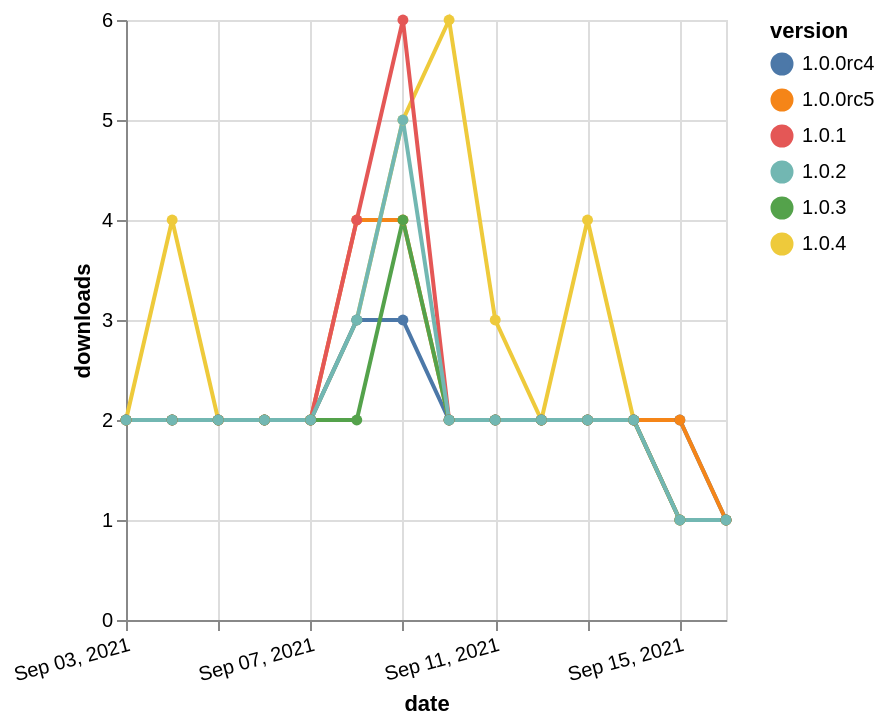

Vega-Lite specification for this chart:
### Vega-Lite specification from a JSON file in a GitHub repository (floating-point values rounded to 4 significant figures)
{"$schema": "https://vega.github.io/schema/vega-lite/v5.json", "description": "A simple bar chart with embedded data.", "data": {"values": [{"date": "2021-09-03", "total": 7938, "delta": 2, "version": "1.0.4"}, {"date": "2021-09-04", "total": 7942, "delta": 4, "version": "1.0.4"}, {"date": "2021-09-05", "total": 7944, "delta": 2, "version": "1.0.4"}, {"date": "2021-09-06", "total": 7946, "delta": 2, "version": "1.0.4"}, {"date": "2021-09-07", "total": 7948, "delta": 2, "version": "1.0.4"}, {"date": "2021-09-08", "total": 7951, "delta": 3, "version": "1.0.4"}, {"date": "2021-09-09", "total": 7956, "delta": 5, "version": "1.0.4"}, {"date": "2021-09-10", "total": 7962, "delta": 6, "version": "1.0.4"}, {"date": "2021-09-11", "total": 7965, "delta": 3, "version": "1.0.4"}, {"date": "2021-09-12", "total": 7967, "delta": 2, "version": "1.0.4"}, {"date": "2021-09-13", "total": 7971, "delta": 4, "version": "1.0.4"}, {"date": "2021-09-14", "total": 7973, "delta": 2, "version": "1.0.4"}, {"date": "2021-09-15", "total": 7974, "delta": 1, "version": "1.0.4"}, {"date": "2021-09-16", "total": 7975, "delta": 1, "version": "1.0.4"}, {"date": "2021-09-03", "total": 2678, "delta": 2, "version": "1.0.0rc4"}, {"date": "2021-09-04", "total": 2680, "delta": 2, "version": "1.0.0rc4"}, {"date": "2021-09-05", "total": 2682, "delta": 2, "version": "1.0.0rc4"}, {"date": "2021-09-06", "total": 2684, "delta": 2, "version": "1.0.0rc4"}, {"date": "2021-09-07", "total": 2686, "delta": 2, "version": "1.0.0rc4"}, {"date": "2021-09-08", "total": 2689, "delta": 3, "version": "1.0.0rc4"}, {"date": "2021-09-09", "total": 2692, "delta": 3, "version": "1.0.0rc4"}, {"date": "2021-09-10", "total": 2694, "delta": 2, "version": "1.0.0rc4"}, {"date": "2021-09-11", "total": 2696, "delta": 2, "version": "1.0.0rc4"}, {"date": "2021-09-12", "total": 2698, "delta": 2, "version": "1.0.0rc4"}, {"date": "2021-09-13", "total": 2700, "delta": 2, "version": "1.0.0rc4"}, {"date": "2021-09-14", "total": 2702, "delta": 2, "version": "1.0.0rc4"}, {"date": "2021-09-15", "total": 2704, "delta": 2, "version": "1.0.0rc4"}, {"date": "2021-09-16", "total": 2705, "delta": 1, "version": "1.0.0rc4"}, {"date": "2021-09-03", "total": 3447, "delta": 2, "version": "1.0.0rc5"}, {"date": "2021-09-04", "total": 3449, "delta": 2, "version": "1.0.0rc5"}, {"date": "2021-09-05", "total": 3451, "delta": 2, "version": "1.0.0rc5"}, {"date": "2021-09-06", "total": 3453, "delta": 2, "version": "1.0.0rc5"}, {"date": "2021-09-07", "total": 3455, "delta": 2, "version": "1.0.0rc5"}, {"date": "2021-09-08", "total": 3459, "delta": 4, "version": "1.0.0rc5"}, {"date": "2021-09-09", "total": 3463, "delta": 4, "version": "1.0.0rc5"}, {"date": "2021-09-10", "total": 3465, "delta": 2, "version": "1.0.0rc5"}, {"date": "2021-09-11", "total": 3467, "delta": 2, "version": "1.0.0rc5"}, {"date": "2021-09-12", "total": 3469, "delta": 2, "version": "1.0.0rc5"}, {"date": "2021-09-13", "total": 3471, "delta": 2, "version": "1.0.0rc5"}, {"date": "2021-09-14", "total": 3473, "delta": 2, "version": "1.0.0rc5"}, {"date": "2021-09-15", "total": 3475, "delta": 2, "version": "1.0.0rc5"}, {"date": "2021-09-16", "total": 3476, "delta": 1, "version": "1.0.0rc5"}, {"date": "2021-09-03", "total": 3939, "delta": 2, "version": "1.0.1"}, {"date": "2021-09-04", "total": 3941, "delta": 2, "version": "1.0.1"}, {"date": "2021-09-05", "total": 3943, "delta": 2, "version": "1.0.1"}, {"date": "2021-09-06", "total": 3945, "delta": 2, "version": "1.0.1"}, {"date": "2021-09-07", "total": 3947, "delta": 2, "version": "1.0.1"}, {"date": "2021-09-08", "total": 3951, "delta": 4, "version": "1.0.1"}, {"date": "2021-09-09", "total": 3957, "delta": 6, "version": "1.0.1"}, {"date": "2021-09-10", "total": 3959, "delta": 2, "version": "1.0.1"}, {"date": "2021-09-11", "total": 3961, "delta": 2, "version": "1.0.1"}, {"date": "2021-09-12", "total": 3963, "delta": 2, "version": "1.0.1"}, {"date": "2021-09-13", "total": 3965, "delta": 2, "version": "1.0.1"}, {"date": "2021-09-14", "total": 3967, "delta": 2, "version": "1.0.1"}, {"date": "2021-09-15", "total": 3968, "delta": 1, "version": "1.0.1"}, {"date": "2021-09-16", "total": 3969, "delta": 1, "version": "1.0.1"}, {"date": "2021-09-03", "total": 2620, "delta": 2, "version": "1.0.3"}, {"date": "2021-09-04", "total": 2622, "delta": 2, "version": "1.0.3"}, {"date": "2021-09-05", "total": 2624, "delta": 2, "version": "1.0.3"}, {"date": "2021-09-06", "total": 2626, "delta": 2, "version": "1.0.3"}, {"date": "2021-09-07", "total": 2628, "delta": 2, "version": "1.0.3"}, {"date": "2021-09-08", "total": 2630, "delta": 2, "version": "1.0.3"}, {"date": "2021-09-09", "total": 2634, "delta": 4, "version": "1.0.3"}, {"date": "2021-09-10", "total": 2636, "delta": 2, "version": "1.0.3"}, {"date": "2021-09-11", "total": 2638, "delta": 2, "version": "1.0.3"}, {"date": "2021-09-12", "total": 2640, "delta": 2, "version": "1.0.3"}, {"date": "2021-09-13", "total": 2642, "delta": 2, "version": "1.0.3"}, {"date": "2021-09-14", "total": 2644, "delta": 2, "version": "1.0.3"}, {"date": "2021-09-15", "total": 2645, "delta": 1, "version": "1.0.3"}, {"date": "2021-09-16", "total": 2646, "delta": 1, "version": "1.0.3"}, {"date": "2021-09-03", "total": 3522, "delta": 2, "version": "1.0.2"}, {"date": "2021-09-04", "total": 3524, "delta": 2, "version": "1.0.2"}, {"date": "2021-09-05", "total": 3526, "delta": 2, "version": "1.0.2"}, {"date": "2021-09-06", "total": 3528, "delta": 2, "version": "1.0.2"}, {"date": "2021-09-07", "total": 3530, "delta": 2, "version": "1.0.2"}, {"date": "2021-09-08", "total": 3533, "delta": 3, "version": "1.0.2"}, {"date": "2021-09-09", "total": 3538, "delta": 5, "version": "1.0.2"}, {"date": "2021-09-10", "total": 3540, "delta": 2, "version": "1.0.2"}, {"date": "2021-09-11", "total": 3542, "delta": 2, "version": "1.0.2"}, {"date": "2021-09-12", "total": 3544, "delta": 2, "version": "1.0.2"}, {"date": "2021-09-13", "total": 3546, "delta": 2, "version": "1.0.2"}, {"date": "2021-09-14", "total": 3548, "delta": 2, "version": "1.0.2"}, {"date": "2021-09-15", "total": 3549, "delta": 1, "version": "1.0.2"}, {"date": "2021-09-16", "total": 3550, "delta": 1, "version": "1.0.2"}]}, "width": "container", "mark": {"type": "line", "point": {"filled": true}}, "encoding": {"x": {"field": "date", "type": "temporal", "timeUnit": "yearmonthdate", "title": "date", "axis": {"labelAngle": -15}}, "y": {"field": "delta", "type": "quantitative", "title": "downloads"}, "color": {"field": "version", "type": "nominal"}, "tooltip": {"field": "delta"}}}
